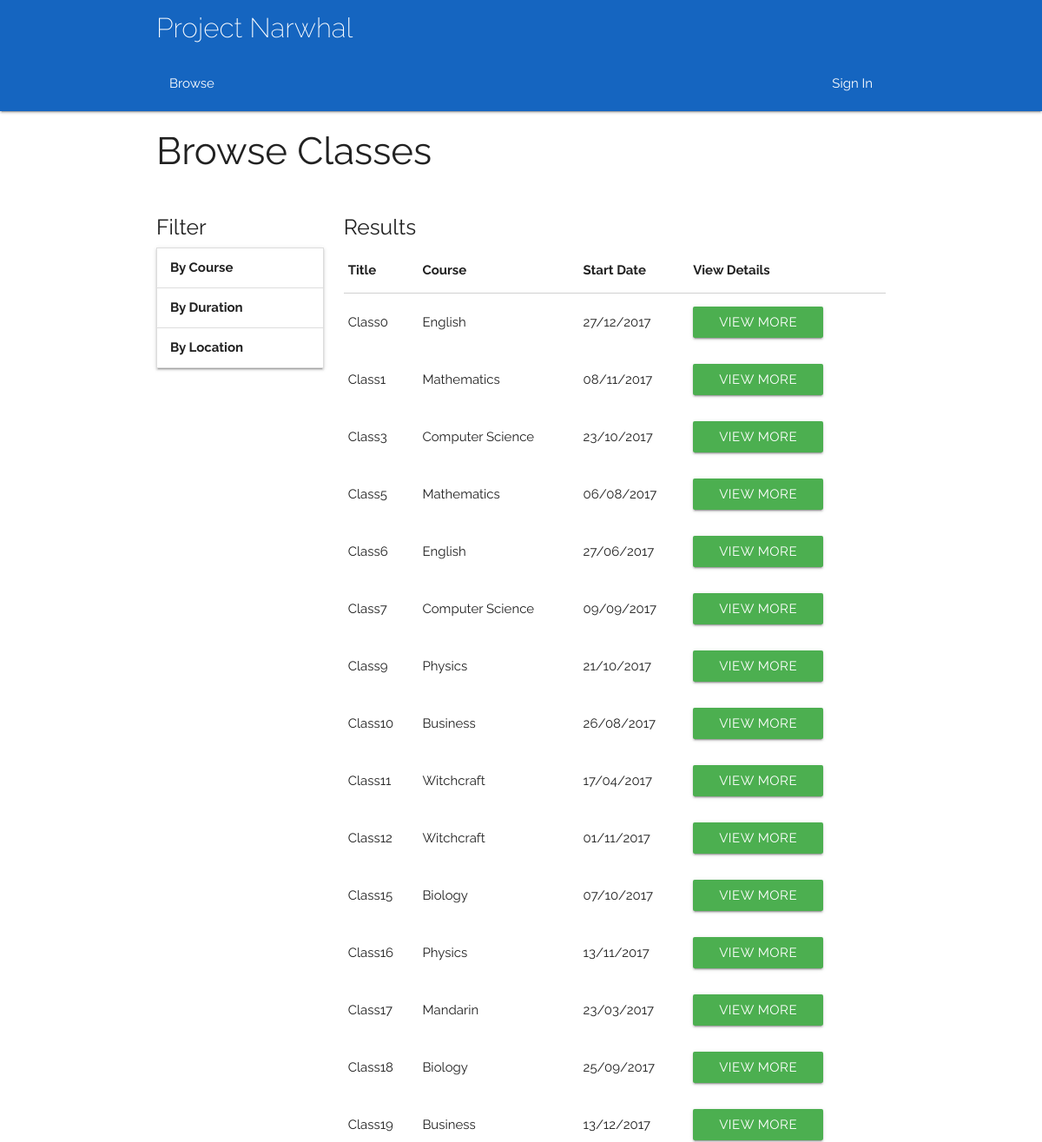
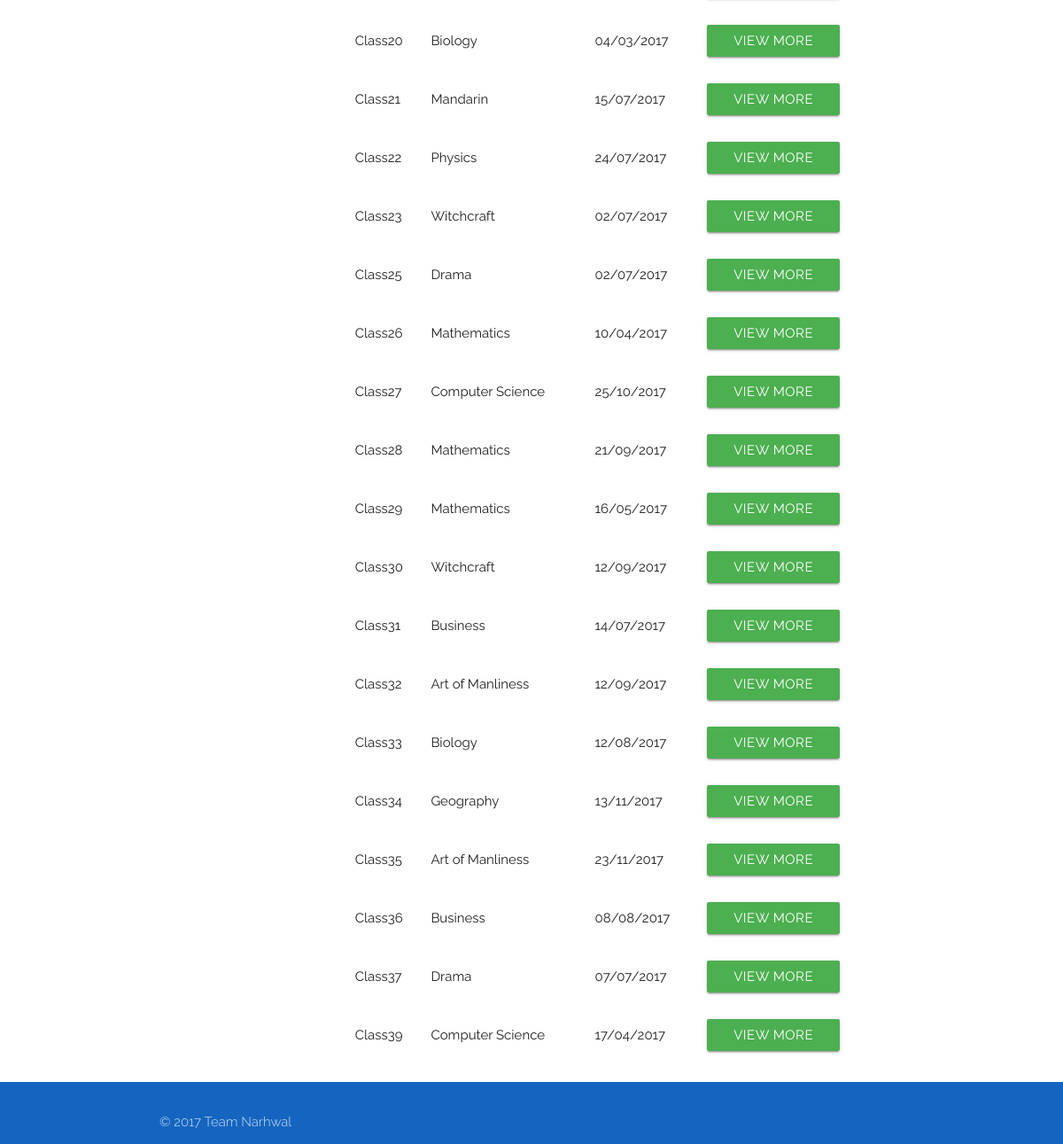
The app's page /browse/classes with its own data (2 pictures, top to bottom).
### app/models.py (models this page shows)
class Class(db.Model):
	__tablename__ = 'Class'
	classID = db.Column(db.Integer, primary_key = True)
	coursePoint = db.Column(db.Integer, db.ForeignKey('Course.courseID'))
	course = db.relationship("Course", foreign_keys = [coursePoint])
	courseID = db.Column(db.Integer)
	title = db.Column(db.String(100))
	description = db.Column(db.String(100))
	capacity = db.Column(db.Integer)
	startDate = db.Column(db.DateTime)
	duration = db.Column(db.Integer)
	endDate = db.Column(db.DateTime)
	reqFac = db.Column(db.String(100), default = 'None')
	preTrain = relationship("Class")
	parent_id = Column(db.Integer, ForeignKey('Class.classID'))
	locationPoint = db.Column(db.Integer, db.ForeignKey('Room.roomID'))
	location = db.relationship("Room", foreign_keys = [locationPoint])
	trainerPoint = db.Column(db.Integer, db.ForeignKey('Trainer.trainerID'))
	trainer = db.relationship("Trainer", foreign_keys = [trainerPoint])
	attendanceList = db.relationship('Delegate', secondary = association_table)
	waitList = db.relationship('Delegate', secondary = waiting_table)

class Course(db.Model):
	__tablename__ = 'Course'
	courseID = db.Column(db.Integer, primary_key = True)
	title = db.Column(db.String(100))
	description = db.Column(db.String(100))

### app/views.py (the view)
@app.route('/browse/classes')
def browseClasses():
    classList = browseItems()
    courseList = browseCourses()
    durations = getDurations()
    locations = getLocations()
    return render_template('browseClasses.html', title='Browse Clases', classList=classList, courseList=courseList, durations=durations, locations=locations)

### queries.py (called while the page is built)
def listConvert(x):
    if(x.count() == 1):
        x = x[0]
        return x
    else:
        y = []
    for i in x:
        y.append(i)
    return y

def classes(**kwargs):
    q = models.Class.query.filter_by(**kwargs)
    q = listConvert(q)
    return q

def courses(**kwargs):
    q = models.Course.query.filter_by(**kwargs)
    q = listConvert(q)
    return q

def browseItems():
    classList = getCurrentClasses()
    browsableItems = []
    for i in classList:
        a = i.startDate.strftime("%d/%m/%Y")
        entry = [i.classID, i.title, i.description, a,
                 i.course.title, i.duration, i.location.location]
        browsableItems.append(entry)
    return browsableItems

def browseCourses():
    courseList = courses()
    browseableItems = []
    for i in courseList:
        entry = [i.courseID, i.title, i.description]
        browseableItems.append(entry)
    return browseableItems

def getDurations():
    classList = classes()
    durationList = []
    for i in classList:
        if(i.duration not in durationList):
            durationList.append(i.duration)
    durationList = sorted(durationList)
    return durationList

def getLocations():
    classList = classes()
    locationList = []
    for i in classList:
        if(i.location.location not in locationList):
            locationList.append(i.location.location)
    return locationList

def getCurrentClasses():
    classList = classes()
    today = datetime.now()
    results = []
    for i in classList:
        if i.endDate > today:
            results.append(i)
    return results

### app/templates/browseClasses.html (shortened to what this page needs)
{% extends "base.html" %} {% block content %}
<div class="container">
    <div class="row">
        <div class="col s12">
            <h3>Browse Classes</h3>
        </div>
    </div>
    <div class="row">
        <div class="col l3 s12">
            <h5>Filter</h5>
            <ul class="collapsible" data-collapsible="accordion">
                <li>
                    <div class="collapsible-header"><b>By Course</b></div>
                </li>
                <li>
                    <div class="collapsible-header"><b>By Duration</b></div>
                </li>
                <li>
                    <div class="collapsible-header"><b>By Location</b></div>
                </li>
            </ul>
        </div>
        <div class="col l9 s12">
            <h5>Results</h5>
            <table class=" highlight">
                <thead>
                    <tr>
                        <th>Title</th>
                        <th>Course</th>
                        <th>Start Date</th>
                        <th>View Details
                            <th>
                    </tr>
                </thead>
                <tbody id="browseBox">
                    {%for item in classList%}
                    <tr>
                        <td>{{item[1]}}</td>
                        <td>{{item[4]}}</td>
                        <td>{{item[3]}}</td>
                        <td>
                            <a href="/browse/classes/class/{{item[0]}}" ">
                                <button href="/browse/classes/class/{{item[0]}} " class="waves-effect waves-light btn green ">View More</button></a></td>
                            </tr>
                        {%endfor%}
                        </tbody>
                    </table>
                </div>
            </div>
        </div>
    {% endblock %}

### app/static/css/style.css (style rules this page uses)
html { font-family: 'Raleway', sans-serif; }
.Site { display: flex; min-height: 100vh; flex-direction: column; }

### records on screen
Class: title "Class0"
Course: title "English" "English"
Class: title "Class1"
Course: title "Mathematics" "Mathematics" "Mathematics" "Mathematics" "Mathematics"
Class: title "Class3"
Course: title "Computer Science" "Computer Science" "Computer Science" "Computer Science"
Class: title "Class5"
Class: title "Class6"
Class: title "Class7"
Class: title "Class9"
Course: title "Physics" "Physics" "Physics"
Class: title "Class10"
Course: title "Business" "Business" "Business" "Business"
Class: title "Class11"
Course: title "Witchcraft" "Witchcraft" "Witchcraft" "Witchcraft"
Class: title "Class12"
Class: title "Class15"
Course: title "Biology" "Biology" "Biology" "Biology"
Class: title "Class16"
Class: title "Class17"
Course: title "Mandarin" "Mandarin"
Class: title "Class18"
Class: title "Class19"
Class: title "Class20"
Class: title "Class21"
Class: title "Class22"
Class: title "Class23"
Class: title "Class25"
Course: title "Drama" "Drama"
Class: title "Class26"
Class: title "Class27"
Class: title "Class28"
Class: title "Class29"
Class: title "Class30"
Class: title "Class31"
Class: title "Class32"
Course: title "Art of Manliness" "Art of Manliness"
Class: title "Class33"
Class: title "Class34"
Course: title "Geography"
Class: title "Class35"
Class: title "Class36"
Class: title "Class37"
Class: title "Class39"

### other values on screen
{{ item[3] }} "27/12/2017" "08/11/2017" "23/10/2017" "06/08/2017" "27/06/2017" "09/09/2017" "21/10/2017" "26/08/2017" "17/04/2017" "01/11/2017" "07/10/2017" "13/11/2017" "23/03/2017" "25/09/2017" "13/12/2017" "04/03/2017" "15/07/2017" "24/07/2017" "02/07/2017" "02/07/2017" "10/04/2017" "25/10/2017" "21/09/2017" "16/05/2017" "12/09/2017" "14/07/2017" "12/09/2017" "12/08/2017" "13/11/2017" "23/11/2017" "08/08/2017" "07/07/2017" "17/04/2017"
